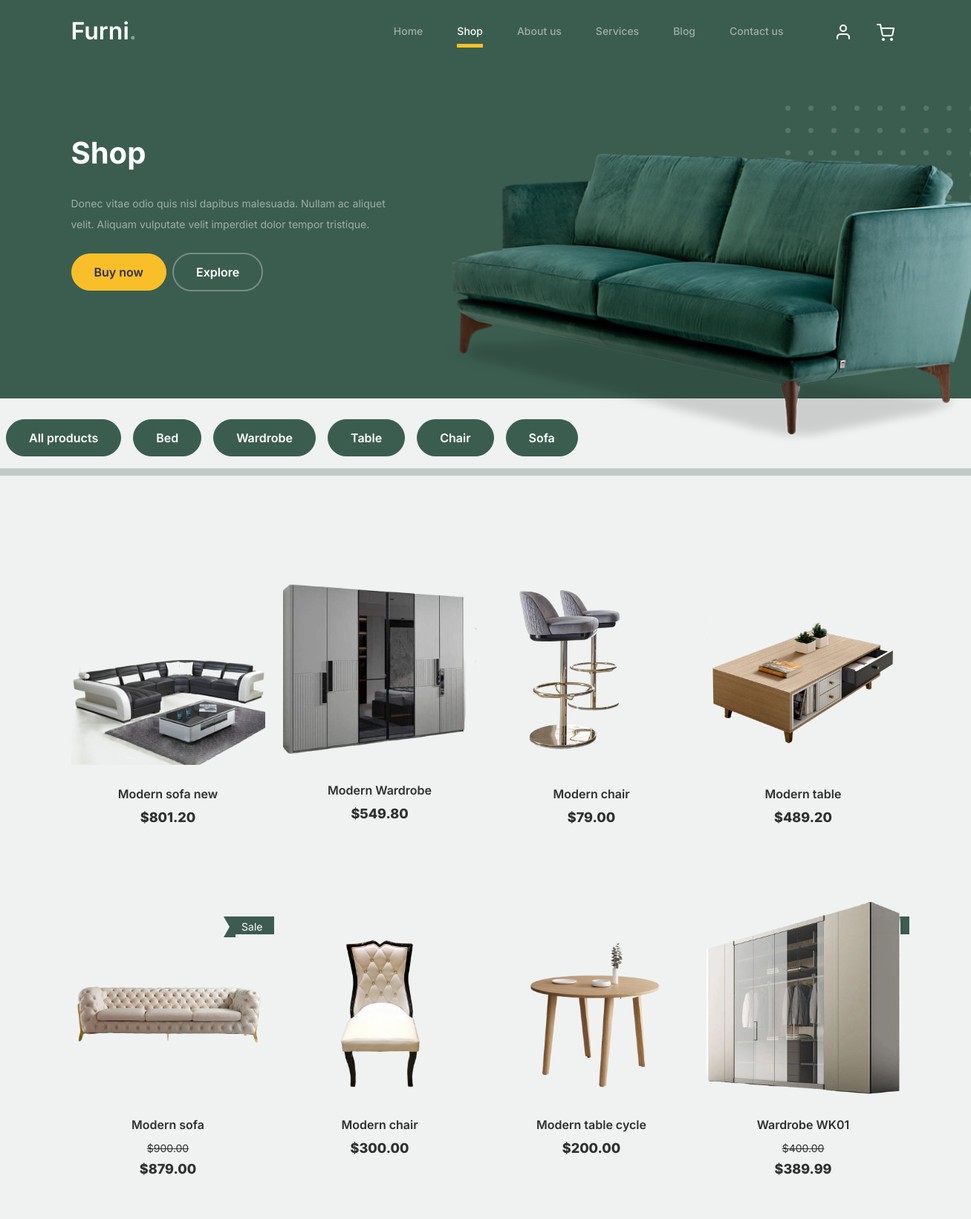
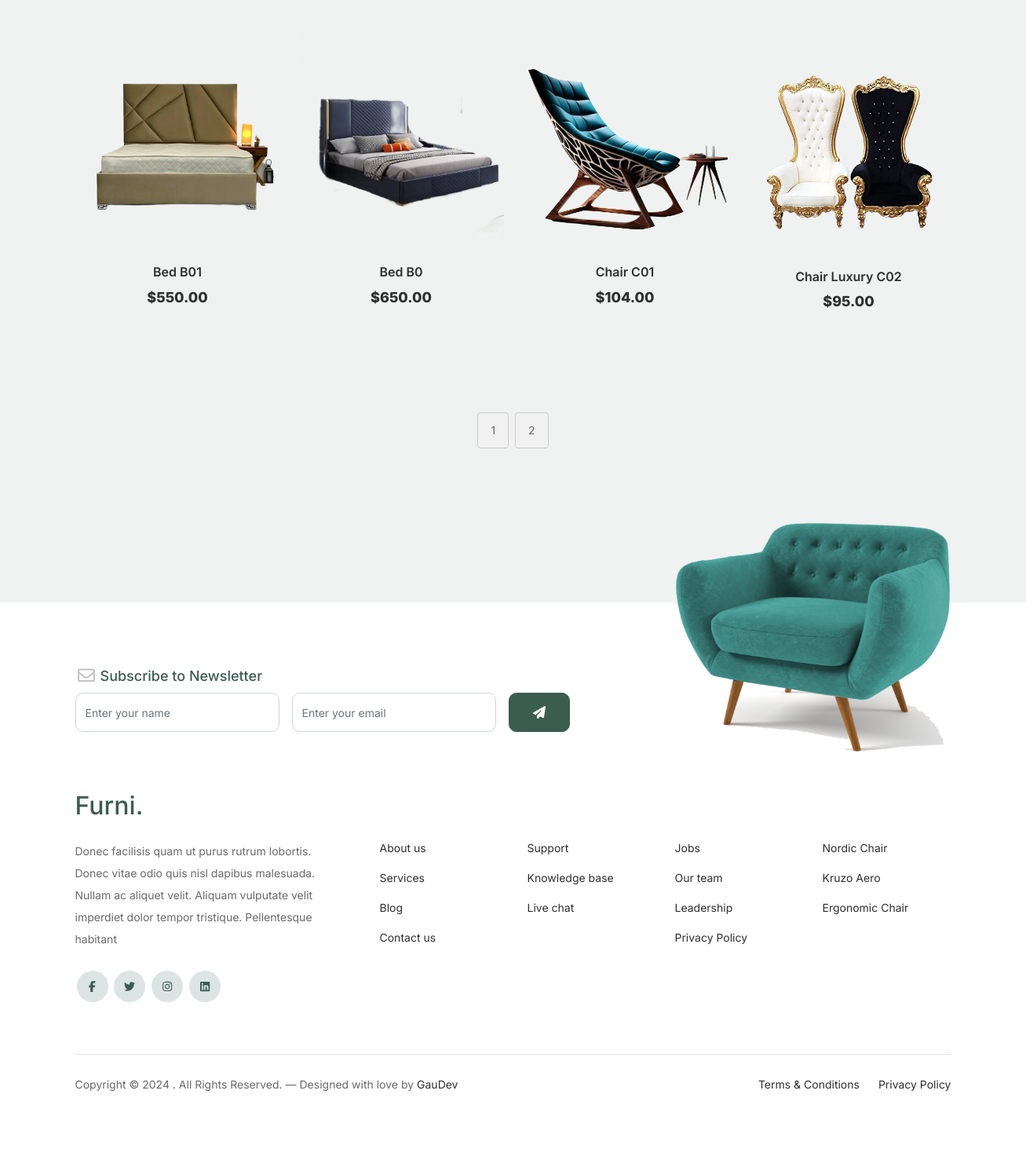
The app's page /shop/ with its own data (2 pictures, top to bottom).
### store/models.py (models this page shows, shortened)
class Product(models.Model):
    name = models.CharField(max_length=100)
    description = models.CharField(max_length=250, default='', blank=True)
    price = models.DecimalField(default=0,max_digits=9, decimal_places=2)
    category = models.ForeignKey(Category, on_delete=models.CASCADE, default=1)
    image = models.ImageField(upload_to='uploads/product/')
    is_sale = models.BooleanField(default=False)
    sale_price = models.DecimalField(default=0, decimal_places=2, max_digits=6)

### store/views.py (the view)
# urls.py: path('shop/', views.shop, name='shop'),
def shop(request):
    products = Product.objects.all()
    return render(request, 'shop.html', {'products': products})

### cart/context_processors.py (called while the page is built)
def cart(request):
    return {'cart': Cart(request)}

### store/templates/shop.html (shortened to what this page needs)
{% extends "base.html" %} {% load static %}
  {% block content %}
  <div class="hero">
    <div class="container">
      <div class="row justify-content-between">
        <div class="col-lg-5">
          <div class="intro-excerpt">
            <h1>Shop</h1>
            <p class="mb-4">Donec vitae odio quis nisl dapibus malesuada. Nullam ac aliquet velit. Aliquam vulputate velit imperdiet dolor tempor tristique.</p>
            <p><a href="" class="btn btn-secondary me-2">Buy now</a><a href="#" class="btn btn-white-outline">Explore</a></p>
          </div>
        </div>
        <div class="col-lg-7">
          <div class="hero-img-wrap">
            <img src="{% static 'images/couch.png' %}" class="img-fluid" />
          </div>
        </div>
      </div>
    </div>
  </div>
  <br />
  <div class="row">
    <div class="d-flex">
      <a href="{% url 'shop' %}" class="col-auto mx-2"><button class="btn btn-primary" data-filter="bed">All products</button></a>
      <a href="{% url 'category' 'Bed' %}" class="col-auto mx-2"><button class="btn btn-primary" data-filter="bed">Bed</button></a>
      <a href="{% url 'category' 'Wardrobe' %}" class="col-auto mx-2"><button class="btn btn-primary" data-filter="wardrobe">Wardrobe</button></a>
      <a href="{% url 'category' 'Table' %}" class="col-auto mx-2"><button class="btn btn-primary" data-filter="table">Table</button></a>
      <a href="{% url 'category' 'Chair' %}" class="col-auto mx-2"><button class="btn btn-primary" data-filter="chair">Chair</button></a>
      <a href="{% url 'category' 'Sofa' %}" class="col-auto mx-2"><button class="btn btn-primary" data-filter="sofa">Sofa</button></a>
    </div>
  </div>
  <div class="untree_co-section product-section before-footer-section">
    <div class="container">
      <div class="row" id="product-list">
        {% for product in products %} {% if product.is_sale %}
        <div class="col-12 col-md-4 col-lg-3 mb-5 product-item">
          <a class="product-link" href="{% url 'detail' product.id %}">
            <span class="wdp-ribbon wdp-ribbon-two">Sale</span>
            <img src="{{ product.image.url }}" class="img-fluid product-thumbnail" />
            <h3 class="product-title">{{ product.name }}</h3>
            <strike class="product-price">${{product.price}}</strike> <br />
            <strong class="product-price">${{product.sale_price}}</strong>
          </a>
        </div>
        {% else %}
        <div class="col-12 col-md-4 col-lg-3 mb-5 product-item">
          <a class="product-link" href="{% url 'detail' product.id %}">
            <img src="{{ product.image.url }}" class="img-fluid product-thumbnail" />
            <h3 class="product-title">{{ product.name }}</h3>
            <strong class="product-price">${{product.price}}</strong>
          </a>
        </div>
        {% endif %} {% endfor %}
      </div>
      <div class="text-center mt-4">
        <div id="pagination"></div>
      </div>
    </div>
  </div>
  {% endblock %}

### static/css/style.css (style rules this page uses)
body { overflow-x: hidden; position: relative; }
html { scroll-behavior: smooth; }
body { font-family: "Inter", sans-serif; font-weight: 400; line-height: 28px; color: #6a6a6a; font-size: 14px; background-color: #eff2f1; }
a { text-decoration: none; -webkit-transition: 0.3s all ease; -o-transition: 0.3s all ease; transition: 0.3s all ease; color: #2f2f2f; text-decoration: underline; }
.hero { background: #3b5d50; padding: calc(4rem - 30px) 0 0rem 0; }
@media (min-width: 768px) { .hero { padding: calc(4rem - 30px) 0 4rem 0; } }
@media (min-width: 992px) { .hero { padding: calc(8rem - 30px) 0 8rem 0; } }
.hero .intro-excerpt { position: relative; z-index: 4; }
@media (min-width: 992px) { .hero .intro-excerpt { max-width: 450px; } }
.hero h1 { font-weight: 700; color: #ffffff; margin-bottom: 30px; }
.hero p { color: rgba(255, 255, 255, 0.5); margin-botom: 30px; }
.hero .hero-img-wrap { position: relative; }
.hero .hero-img-wrap img { position: relative; top: 0px; right: 0px; z-index: 2; max-width: 780px; left: -20px; }
@media (min-width: 768px) { .hero .hero-img-wrap img { right: 0px; left: -100px; } }
@media (min-width: 992px) { .hero .hero-img-wrap img { left: 0px; top: -80px; position: absolute; right: -50px; } }
@media (min-width: 1200px) { .hero .hero-img-wrap img { left: 0px; top: -80px; right: -100px; } }
.hero .hero-img-wrap:after { content: ""; position: absolute; width: 255px; height: 217px; background-image: url("../images/dots-light.svg"); background-size: contain; background-repeat: no-repeat; right: -100px; top: -0px; }
@media (min-width: 1200px) { .hero .hero-img-wrap:after { top: -40px; } }
.btn { font-weight: 600; padding: 12px 30px; border-radius: 30px; color: #ffffff; background: #2f2f2f; border-color: #2f2f2f; }
.btn.btn-primary { background: #3b5d50; border-color: #3b5d50; }
.btn.btn-secondary { color: #2f2f2f; background: #f9bf29; border-color: #f9bf29; }
.btn.btn-white-outline { background: transparent; border-width: 2px; border-color: rgba(255, 255, 255, 0.3); }
.product-section { padding: 7rem 0; }
.product-section .product-item { text-align: center; text-decoration: none; display: block; position: relative; padding-bottom: 50px; cursor: pointer; }
.product-section .product-item .product-thumbnail { margin-bottom: 30px; position: relative; top: 0; -webkit-transition: 0.3s all ease; -o-transition: 0.3s all ease; transition: 0.3s all ease; }
.product-section .product-item h3 { font-weight: 600; font-size: 16px; }
.product-section .product-item strong { font-weight: 800 !important; font-size: 18px !important; }
.product-section .product-item h3, .product-section .product-item strong { color: #2f2f2f; text-decoration: none; }
.product-section .product-item:before { bottom: 0; left: 0; right: 0; position: absolute; content: ""; background: #dce5e4; height: 0%; z-index: -1; border-radius: 10px; -webkit-transition: 0.3s all ease; -o-transition: 0.3s all ease; transition: 0.3s all ease; }
.before-footer-section { padding: 7rem 0 12rem 0 !important; }
.untree_co-section { padding: 7rem 0; }

### store/templates/base.html (style rules this page uses)
html { scroll-behavior: smooth; }
.wdp-ribbon { color: #fff; display: inline-block; padding: 2px 15px; position: absolute; right: 0px; top: 20px; line-height: 24px; height: 24px; text-align: center; white-space: nowrap; vertical-align: baseline; border-radius: 0.25em; border-radius: 0; text-shadow: none; font-weight: normal; background-color: #3d5b50 !important; }
.wdp-ribbon-two:before, .wdp-ribbon-two:before { display: inline-block; content: ""; position: absolute; left: -14px; top: 0; border: 9px solid transparent; border-width: 14px 8px; border-right-color: #3d5b50; }
.wdp-ribbon-two:before { border-color: #3d5b50; border-left-color: transparent !important; left: -9px; }
.product-link { text-decoration: none; }

### records on screen
Product: image (picture), name "Modern sofa new", price "801.20"
Product: image (picture), name "Modern Wardrobe", price "549.80"
Product: image (picture), name "Modern chair", price "79.00"
Product: image (picture), name "Modern table", price "489.20"
Product: image (picture), name "Modern sofa", price "900.00", sale_price "879.00"
Product: image (picture), name "Modern chair", price "300.00"
Product: image (picture), name "Modern table cycle", price "200.00"
Product: image (picture), name "Wardrobe WK01", price "400.00", sale_price "389.99"
Product: image (picture), name "Bed B01", price "550.00"
Product: image (picture), name "Bed B0", price "650.00"
Product: image (picture), name "Chair C01", price "104.00"
Product: image (picture), name "Chair Luxury C02", price "95.00"
